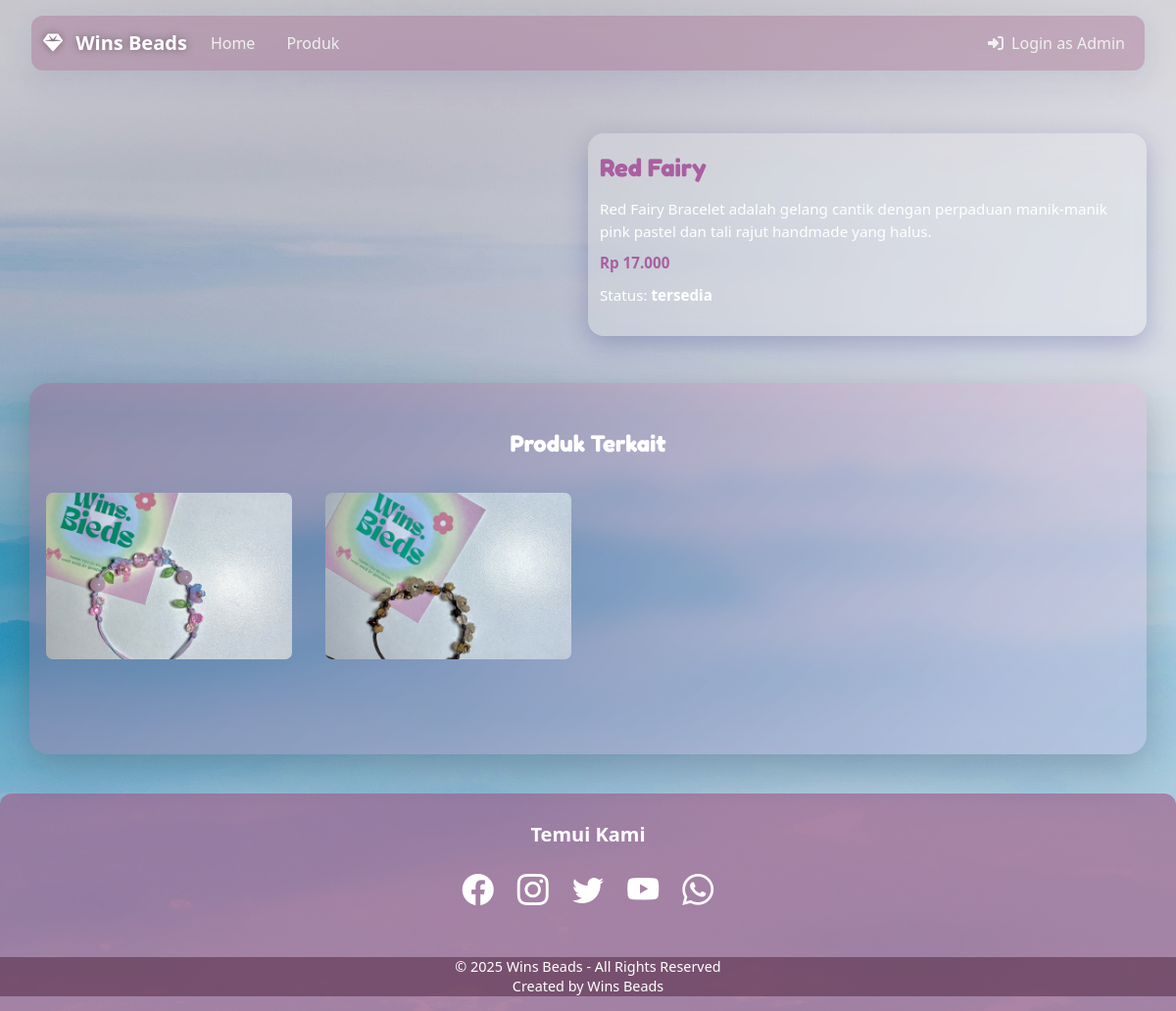
The page /produk-detail.php?nama=Red Fairy on the database its author committed.
### tables this page shows
CREATE TABLE `produk` (
  `id` int(11) NOT NULL,
  `kategori_id` int(11) DEFAULT NULL,
  `nama` varchar(255) DEFAULT NULL,
  `harga` double DEFAULT NULL,
  `foto` varchar(255) DEFAULT NULL,
  `detail` text DEFAULT NULL,
  `ketersediaan_stok` enum('habis','tersedia') DEFAULT 'tersedia'
);

### produk-detail.php (the view, shortened to what this page needs)
<?php
    require "koneksi.php";
    $nama = htmlspecialchars($_GET['nama']);
    $queryProduk = mysqli_query($con, "SELECT * FROM produk WHERE nama='$nama'");
    $produk = mysqli_fetch_array($queryProduk);
    $queryProdukTerkait = mysqli_query($con, "SELECT * FROM produk WHERE kategori_id='$produk[kategori_id]' AND id!='$produk[id]' LIMIT 4");
?>
<!DOCTYPE html>
<html lang="id">
<head>
    <link href="https://cdn.jsdelivr.net/npm/bootstrap@5.3.0/dist/css/bootstrap.min.css" rel="stylesheet">
</head>
<body>
    <?php require "navbar.php"?>
    <div class="container py-5">
        <div class="row align-items-start">
            <div class="col-lg-5 mb-4">
            </div>
            <div class="col-lg-6 offset-lg-1 detail-card">
                <h1><?php echo $produk['nama']; ?></h1>
                <p><?php echo $produk['detail']; ?></p>
                <p class="text-harga">Rp <?php echo number_format($produk['harga'], 0, ',', '.'); ?></p>
                <p>Status: <strong><?php echo $produk['ketersediaan_stok'];?></strong></p>
            </div>
        </div>
    </div>
    <div class="container py-5 container-produk">
        <h2 class="text-center produk-terkait-title">Produk Terkait</h2>
        <div class="row">
            <?php while($data = mysqli_fetch_array($queryProdukTerkait)) { ?>
                <div class="col-md-6 col-lg-3 mb-4">
                    <a href="produk-detail.php?nama=<?php echo $data['nama']; ?>">
                        <img src="image/<?php echo $data['foto']; ?>" class="produk-terkait-image" alt="">
                    </a>
                </div>
            <?php } ?>
        </div>
    </div>
    <?php require "footer.php"; ?>
</body>
</html>

### navbar.php (shortened to what this page needs)
<!DOCTYPE html>
<html lang="id">
<head>
  <link href="https://cdn.jsdelivr.net/npm/bootstrap@5.3.0/dist/css/bootstrap.min.css" rel="stylesheet"/>
  <link href="https://cdnjs.cloudflare.com/ajax/libs/font-awesome/6.5.0/css/all.min.css" rel="stylesheet"/>
</head>
<body>
  <nav class="navbar navbar-expand-lg">
    <div class="container">
      <a class="navbar-brand" href="index.php">
        <i class="fas fa-gem me-2"></i> Wins Beads
      </a>
      <div class="collapse navbar-collapse" id="navbarContent">
        <ul class="navbar-nav me-auto mb-2 mb-lg-0">
          <li class="nav-item me-3">
            <a class="nav-link" href="index.php">Home</a>
          </li>
          <li class="nav-item me-3">
            <a class="nav-link" href="produk.php">Produk</a>
          </li>
        </ul>
        <ul class="navbar-nav ms-auto mb-2 mb-lg-0">
          <li class="nav-item">
            <a class="nav-link" href="admin/login.php">
              <i class="fas fa-sign-in-alt me-1"></i> Login as Admin</a>
          </li>
        </ul>
      </div>
    </div>
  </nav>
</body>
</html>

### footer.php (shortened to what this page needs)
<!DOCTYPE html>
<html lang="id">
<head>
  <link href="https://cdn.jsdelivr.net/npm/bootstrap@5.3.0/dist/css/bootstrap.min.css" rel="stylesheet" />
  <link href="https://cdn.jsdelivr.net/npm/bootstrap-icons@1.10.5/font/bootstrap-icons.css" rel="stylesheet">
</head>
<body>
  <div class="container-fluid content-subscribe">
    <h5>Temui Kami</h5>
    <div>
      <a href="https://www.facebook.com" target="_blank" class="text-white" aria-label="Facebook">
        <i class="bi bi-facebook fs-2"></i>
      </a>
      <a href="https://www.instagram.com" target="_blank" class="text-white" aria-label="Instagram">
        <i class="bi bi-instagram fs-2"></i>
      </a>
      <a href="https://www.twitter.com" target="_blank" class="text-white" aria-label="Twitter">
        <i class="bi bi-twitter fs-2"></i>
      </a>
      <a href="https://www.youtube.com" target="_blank" class="text-white" aria-label="YouTube">
        <i class="bi bi-youtube fs-2"></i>
      </a>
      <a href="https://wa.me/6281234567890" target="_blank" class="text-white" aria-label="WhatsApp">
        <i class="bi bi-whatsapp fs-2"></i>
      </a>
    </div>
  </div>
  <footer>
    <label>&copy; 2025 Wins Beads - All Rights Reserved</label>
    <label>Created by Wins Beads</label>
  </footer>
</body>
</html>

### produk-detail.php (style rules this page uses)
body { font-family: 'Outfit', sans-serif; background: url('image/background.jpg') no-repeat center center fixed; background-size: cover; }
.detail-card { background: rgba(255, 255, 255, 0.2); backdrop-filter: blur(10px); -webkit-backdrop-filter: blur(10px); border-radius: 16px; padding: 20px; box-shadow: 0 8px 24px rgba(31, 38, 135, 0.25); color: #fff; max-height: 350px; overflow-y: auto; }
.detail-card h1 { font-family: 'Fredoka', sans-serif !important; font-size: 1.6rem; font-weight: 700; margin-bottom: 15px; color:rgb(170, 95, 160); }
.detail-card p { font-size: 0.95rem; margin-bottom: 10px; }
.text-harga { font-size: 1.2rem; font-weight: 600; color:rgb(170, 95, 160); }
.container-produk { background: linear-gradient(135deg, rgba(158, 94, 137, 0.4), rgba(255, 200, 240, 0.2)); backdrop-filter: blur(12px); -webkit-backdrop-filter: blur(12px); border-radius: 20px; padding: 30 20px; box-shadow: 0 12px 40px rgba(0, 0, 0, 0.2); transition: transform 0.3s ease, box-shadow 0.3s ease; font-family: 'Fredoka', sans-serif !important; }
.produk-terkait-title { color: #fff; font-weight: 700; margin-bottom: 30px; font-size: 1.5rem; }
.produk-terkait-image { width: 100%; height: 180px; object-fit: cover; border-radius: 12px; margin-bottom: 20px; padding: 5px; }

### navbar.php (style rules this page uses)
body { background: url('image/background.jpg') no-repeat center center fixed; background-size: cover; min-height: 100vh; }
.navbar { background: rgba(158, 94, 137, 0.37); backdrop-filter: blur(10px); -webkit-backdrop-filter: blur(10px); box-shadow: 0 8px 32px 0 rgba(31, 38, 135, 0.1); border-radius: 12px; margin: 1rem 2rem; transition: background 0.3s ease; }
.navbar-brand { font-weight: 700; color: #fff !important; font-size: 1.6rem; text-shadow: 0 0 8px rgba(0, 0, 0, 0.4); }
.nav-link { color: #f0f0f0 !important; position: relative; font-weight: 500; transition: color 0.3s ease; }
.nav-link::after { content: ""; position: absolute; width: 0%; height: 2px; bottom: 0; left: 0; background-color: #fff; transition: width 0.3s ease; border-radius: 2px; }

### footer.php (style rules this page uses)
.content-subscribe { background-color: rgba(158, 94, 137, 0.65); border-top-left-radius: 12px; border-top-right-radius: 12px; padding: 30px 0; color: #fff; text-align: center; margin-top: 40px; }
.content-subscribe i { cursor: pointer; transition: transform 0.2s, color 0.2s; color: #ffffff; margin: 0 10px; }
.content-subscribe h5 { margin-bottom: 20px; font-weight: 600; }
footer { background-color: rgba(158, 94, 137, 0.65); color: #fff; padding: 15px 0; text-align: center; margin-top: 0; font-size: 0.9rem; user-select: none; }
footer label { background-color: rgba(94, 54, 80, 0.65); display: block; line-height: 1.4; }
a.text-white { text-decoration: none; }

### rows shown on the page
produk: nama "Red Fairy", detail "Red Fairy Bracelet adalah gelang cantik dengan perpaduan manik-manik pink pastel dan tali rajut handmade yang halus.", harga "17.000", ketersediaan_stok "tersedia"
produk: foto (picture)
produk: foto (picture)
